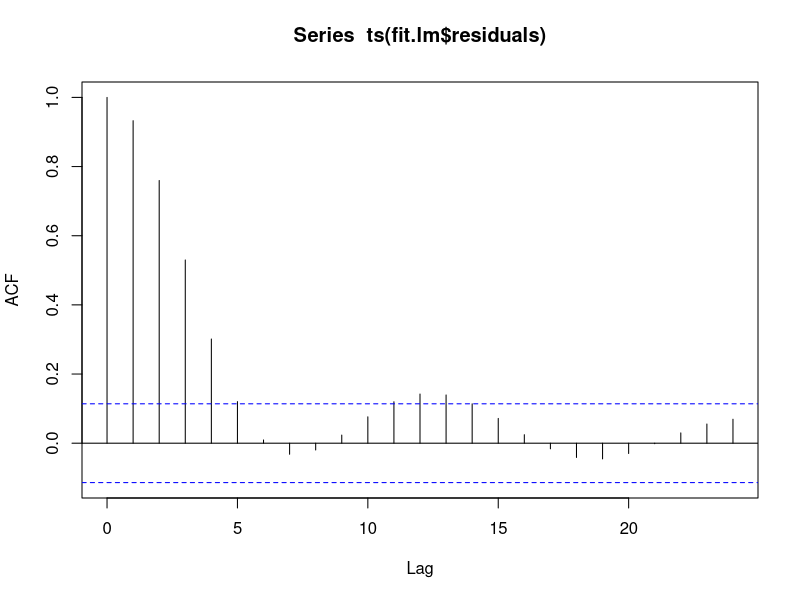
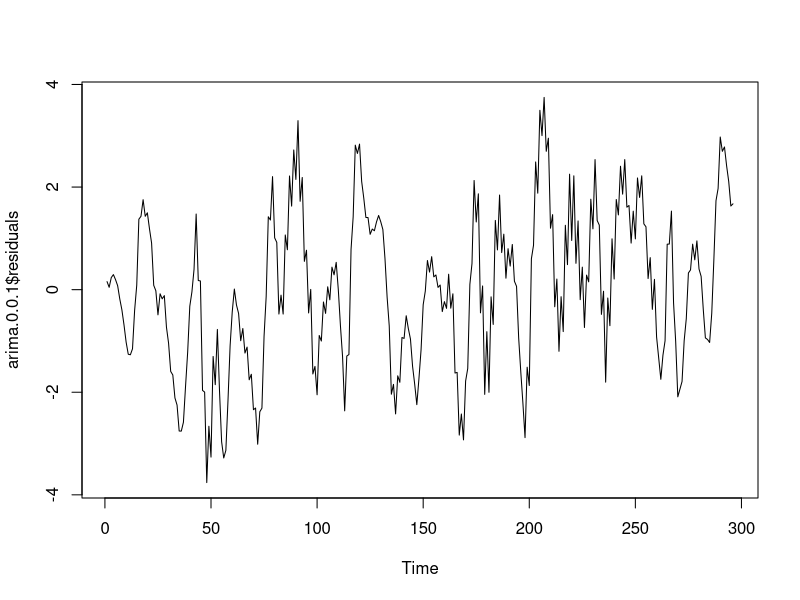
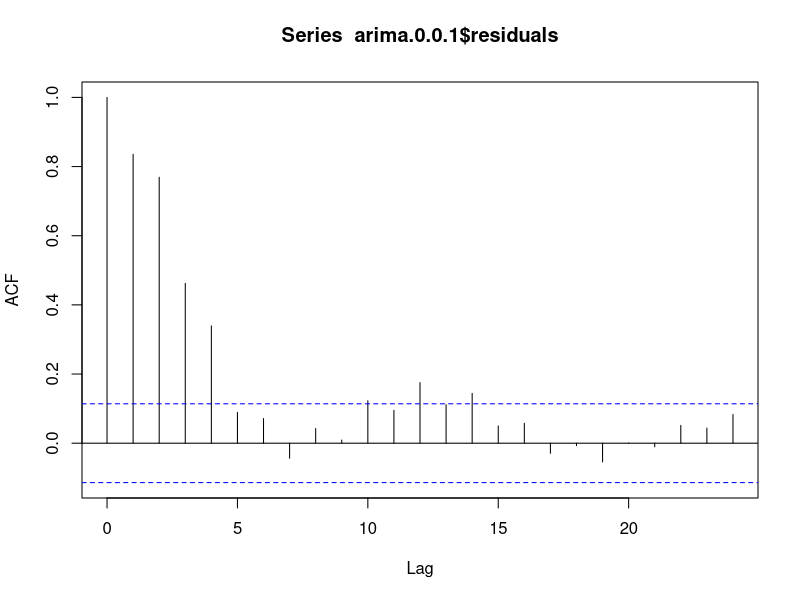
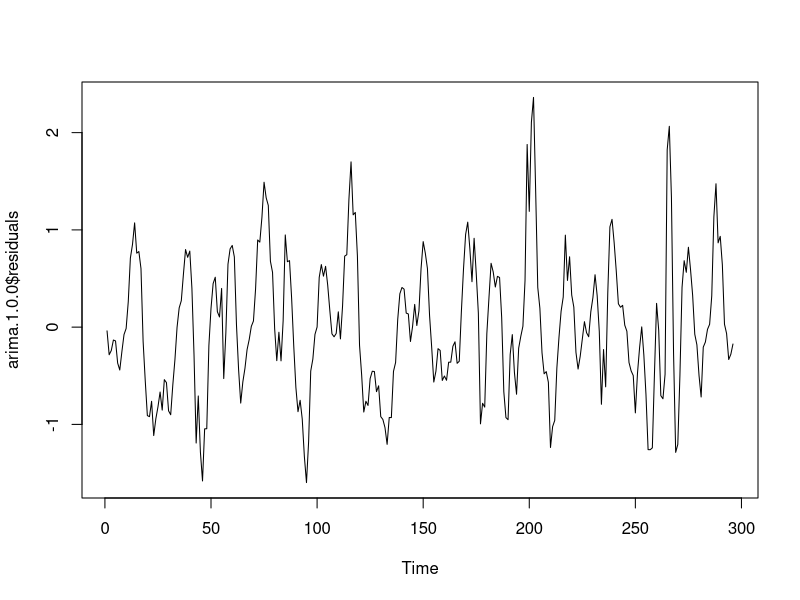
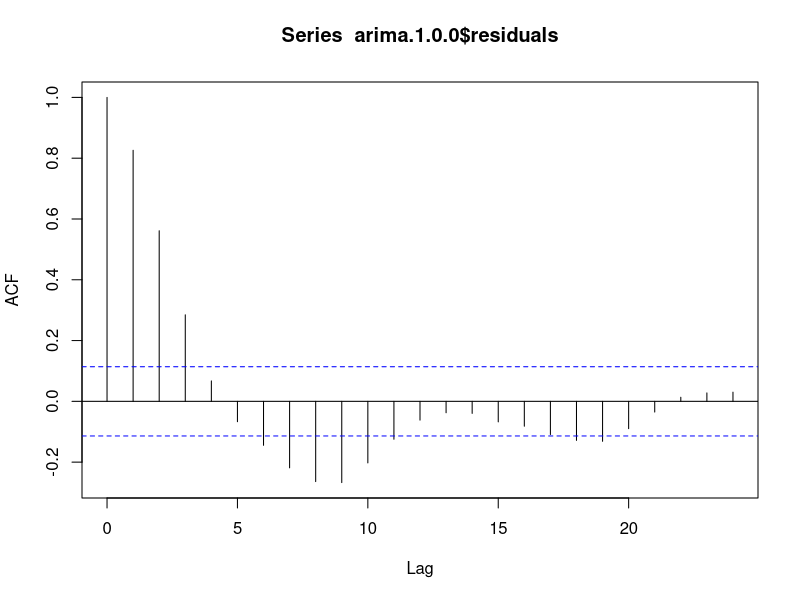
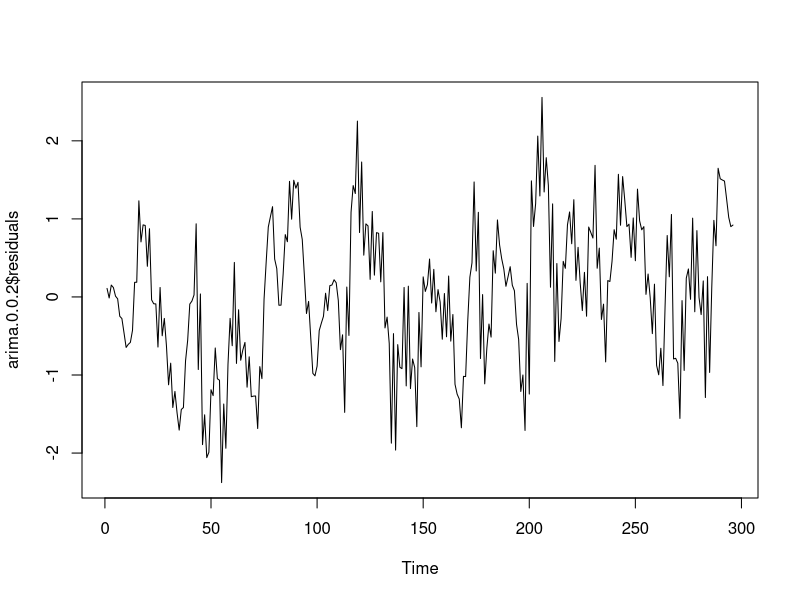
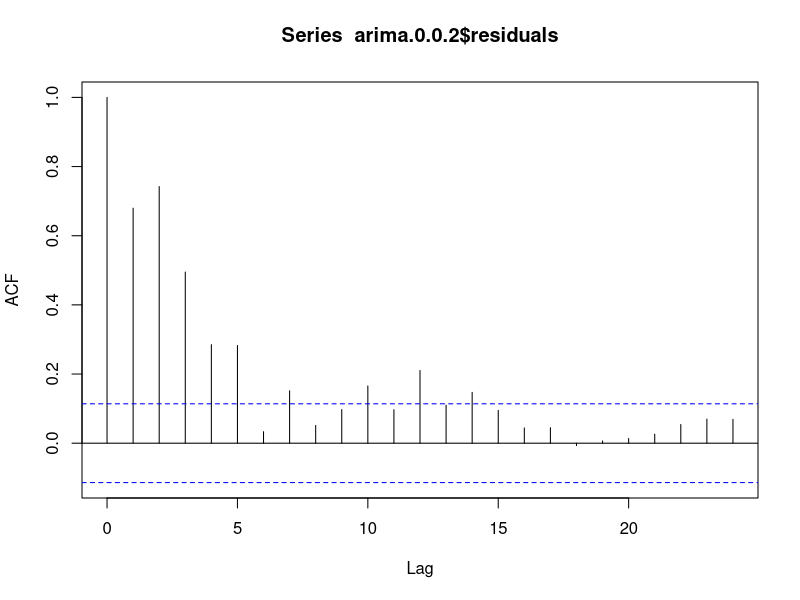
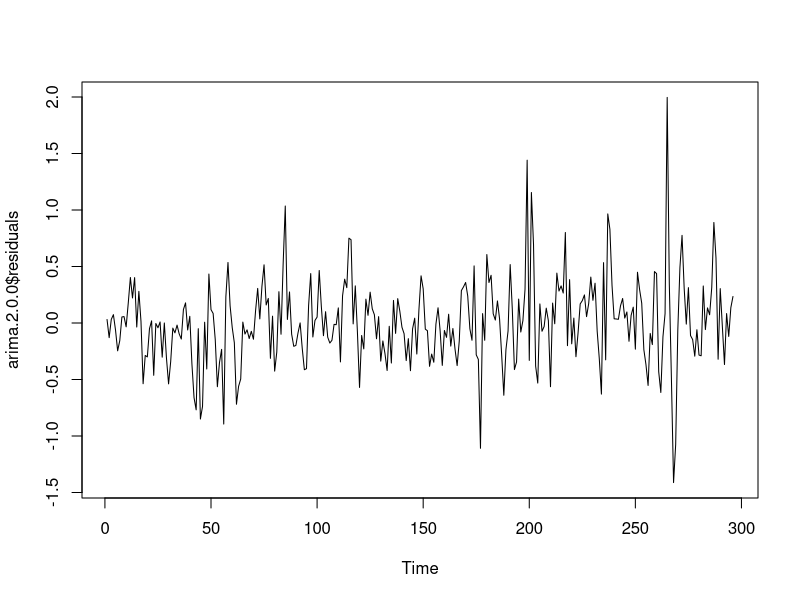

These figures' R source, in order:
## ---- chunk 1
library(fracdiff)
library(forecast)
gas_dataset <- read.csv("Dataset.csv")
## ---- chunk 2
fit.lm <- lm(gas_dataset$Outlet.gas.CO2.percentage~gas_dataset$Input.gas.rate)
acf(ts(fit.lm$residuals))
## ---- chunk 3
resids<-ts(fit.lm$residuals)

# xreg is the external variables for the regression
print(arima.0.0.1<- arima(resids, order=c(0,0,1), xreg=gas_dataset$Input.gas.rate))

plot(arima.0.0.1$residuals)
acf(arima.0.0.1$residuals)

## ---- chunk 4

print(arima.1.0.0<- arima(resids, order=c(1,0,0), xreg=gas_dataset$Input.gas.rate))

plot(arima.1.0.0$residuals)
acf(arima.1.0.0$residuals)
## ---- chunk 5

print(arima.0.0.2<- arima(resids, order=c(0,0,2), xreg=gas_dataset$Input.gas.rate))

plot(arima.0.0.2$residuals)
acf(arima.0.0.2$residuals)
## ---- chunk 6

print(arima.2.0.0<- arima(resids, order=c(2,0,0), xreg=gas_dataset$Input.gas.rate))

plot(arima.2.0.0$residuals)
acf(arima.2.0.0$residuals)
## ---- chunk 7

print(arima.2.0.2<- arima(resids, order=c(2,0,2), xreg=gas_dataset$Input.gas.rate))

plot(arima.2.0.2$residuals)
acf(arima.2.0.2$residuals)
## ---- chunk 8
arfima.fit<-fracdiff(gas_dataset$Outlet.gas.CO2.percentage, nar=2, nma=2)
arfima.residuals<- forecast(arfima.fit)$residuals
acf(forecast(arfima.fit)$residuals)
pacf(forecast(arfima.fit)$residuals)
